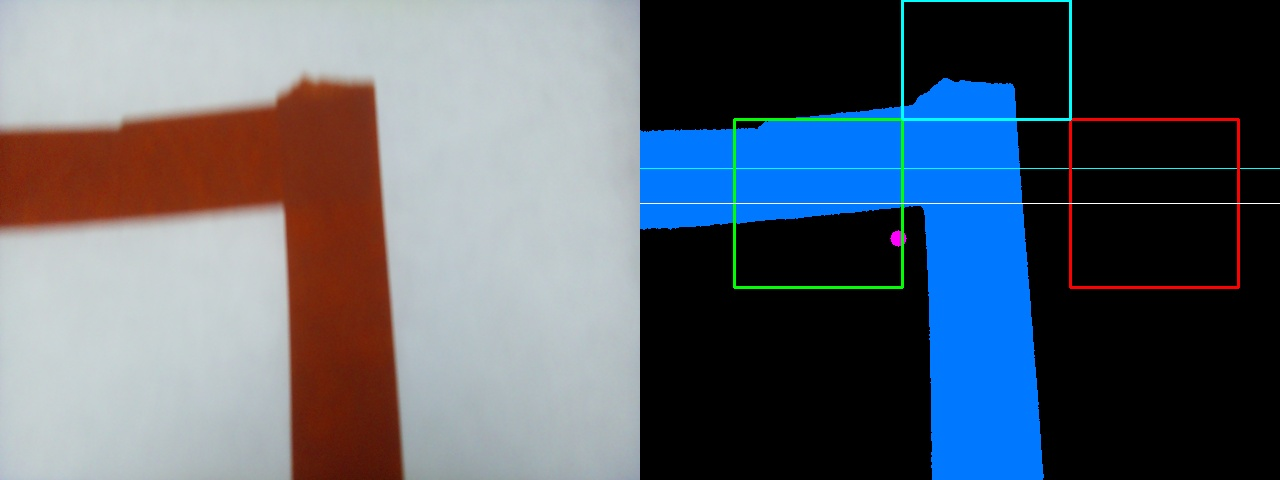
#> input picture debug_image/debug_178821656390.jpg, 1280 x 480 px, given in place of media_1788215735314.jpg, which was not available
$ python debug_intersection.py
#> lines starting #> are read from the running program, lines starting #| are printed output that depends on the picture; after the words box and inside, x2 and y2 are one past the last pixel; in counts of white or black regions, pixels touching at a corner belong together; pictures that were not available may be replaced by others from this repository, and a replacement may not be noted
### Camera.py

import os
import sys
sys.path.append("/usr/lib/python3/dist-packages")

# Set to True when connected to a monitor / desktop to see live CV window previews
ENABLE_VISUAL_PREVIEW = False

if not ENABLE_VISUAL_PREVIEW:
    os.environ["QT_QPA_PLATFORM"] = "offscreen"

# Libraries to control the camera
from picamera2 import Picamera2
import cv2
import numpy as np
from Direction import Direction

# [200 lines left out: functions SetupPICamera, RunPICamera, RunPICamera_intersection, EndPICamera, get_turn_signal, not called in this run]


def get_available_paths(
    image: np.ndarray,
    lower_blue: np.ndarray = np.array([95, 80, 50]),
    upper_blue: np.ndarray = np.array([135, 255, 255]),
    action_zone_ratio: float = 0.35,
) -> tuple[list[Direction], np.ndarray, float]:
    """
    Evaluates blue painter's tape for complex intersections (3-way, 4-way, corners).
    Uses Grid Zone Probing to sample regions around the intersection center.
    Returns a list of all available paths, a visual mask, and the shift for line-following.
    """
    h_img, w_img = image.shape[:2]
    visual_mask = np.zeros((h_img, w_img, 3), dtype=np.uint8)

    # 1. Isolate Blue Tape
    if image.ndim == 3 and image.shape[2] == 4:
        image = image[:, :, :3]
    hsv = cv2.cvtColor(image, cv2.COLOR_BGR2HSV) if image.ndim == 3 else image
    tape_mask = cv2.inRange(hsv, lower_blue, upper_blue)

    # 2. Extract largest contour
    contours, _ = cv2.findContours(tape_mask, cv2.RETR_EXTERNAL, cv2.CHAIN_APPROX_SIMPLE)
    if not contours:
        return [Direction.NO_DETECTED], visual_mask, 0.0

    largest_contour = max(contours, key=cv2.contourArea)
    if cv2.contourArea(largest_contour) < 500:
        return [Direction.NO_DETECTED], visual_mask, 0.0

    tape_binary = np.zeros_like(tape_mask)
    cv2.drawContours(tape_binary, [largest_contour], -1, 255, thickness=cv2.FILLED)
    visual_mask[tape_binary > 0] = [255, 120, 0]

    # 3. Calculate basic shift (center of mass)
    M = cv2.moments(largest_contour)
    if M["m00"] != 0:
        cx = int(M["m10"] / M["m00"])
        cy = int(M["m01"] / M["m00"])
    else:
        cx, cy = w_img // 2, h_img // 2
    shift = (cx - (w_img / 2)) / (w_img / 2)
    cv2.circle(visual_mask, (cx, cy), 8, (255, 0, 255), -1)

    # 4. Find stem (entry point at the bottom)
    y_pts, x_pts = np.where(tape_binary > 0)
    y_max = y_pts.max()
    bot_slice = tape_binary[max(0, y_max - 20) : y_max + 1, :]
    _, x_bot = np.where(bot_slice > 0)
    if len(x_bot) > 0:
        stem_cx = int(np.mean(x_bot))
        stem_width = x_bot.max() - x_bot.min()
    else:
        stem_cx = cx
        stem_width = 40

    # Prevent stem_width from being extremely small or large to keep probe boxes sane
    stem_width = max(20, min(stem_width, w_img // 4))

    # 5. Find the junction Y-level
    row_widths = np.sum(tape_binary > 0, axis=1)
    junction_y = int(np.argmax(row_widths))

    # 6. Grid-based Zone Probing
    paths = []

    def check_zone(x1, y1, x2, y2, color, threshold=0.15):
        x1, x2 = max(0, int(x1)), min(w_img, int(x2))
        y1, y2 = max(0, int(y1)), min(h_img, int(y2))

        cv2.rectangle(visual_mask, (x1, y1), (x2, y2), color, 2)

        if x1 >= x2 or y1 >= y2:
            return False

        zone = tape_binary[y1:y2, x1:x2]
        blue_pixels = np.sum(zone > 0)
        total_pixels = (x2 - x1) * (y2 - y1)

        return (blue_pixels / total_pixels) > threshold

    max_width = row_widths.max()
    has_crossbar = max_width > (stem_width * 1.5)
    action_y = int(h_img * action_zone_ratio)

    cv2.line(visual_mask, (0, action_y), (w_img, action_y), (255, 255, 0), 1)

    if has_crossbar and junction_y >= action_y:
        # Probe LEFT (Green box)
        # Maintained original gap from the stem
        x2_left = stem_cx - int(stem_width * 0.75)
        x1_left = x2_left - int(stem_width * 1.5)
        y1_lr = junction_y - int(stem_width * 0.75)
        y2_lr = junction_y + int(stem_width * 0.75)
        if check_zone(x1_left, y1_lr, x2_left, y2_lr, (0, 255, 0)):
            paths.append(Direction.LEFT)

        # Probe RIGHT (Red box)
        # Maintained original gap from the stem
        x1_right = stem_cx + int(stem_width * 0.75)
        x2_right = x1_right + int(stem_width * 1.5)
        if check_zone(x1_right, y1_lr, x2_right, y2_lr, (0, 0, 255)):
            paths.append(Direction.RIGHT)

        # Probe STRAIGHT (Cyan box)
        # Pushed slightly higher to avoid jagged tape tears on the top edge of the horizontal arm
        x1_top = stem_cx - int(stem_width * 0.75)
        x2_top = stem_cx + int(stem_width * 0.75)
        y2_top = junction_y - int(stem_width * 0.9)
        y1_top = y2_top - int(stem_width * 1.5)
        if check_zone(x1_top, y1_top, x2_top, y2_top, (255, 255, 0)):
            paths.append(Direction.STRAIGHT)

        cv2.line(visual_mask, (0, junction_y), (w_img, junction_y), (255, 255, 255), 1)
    else:
        # No intersection detected, just follow the line
        paths.append(Direction.STRAIGHT)

    if not paths:
        paths.append(Direction.STRAIGHT)

    return paths, visual_mask, shift


"""
# 1. Initialize ORB detector
orb = cv2.ORB_create(
    nfeatures=1000,
    scaleFactor=1.2,
    nlevels=8,
    edgeThreshold=15,
    patchSize=31,
    fastThreshold=20,
)

# FLANN Matcher for binary descriptors
FLANN_INDEX_LSH = 6
index_params = dict(
    algorithm=FLANN_INDEX_LSH,
    table_number=6,
    key_size=12,
    multi_probe_level=1,
)
search_params = dict(checks=50)
flann = cv2.FlannBasedMatcher(index_params, search_params)
"""

# [61 lines left out: functions create_non_tape_mask_rgb, match_places_ignore_tape_rgb, not called in this run]


#import cv2
#import numpy as np

# Initialize ORB detector with 1000 keypoints
orb = cv2.ORB_create(
    nfeatures=1000,
    scaleFactor=1.2,
    nlevels=8,
    edgeThreshold=15,
    firstLevel=0,
    WTA_K=2,
    scoreType=cv2.ORB_HARRIS_SCORE,
    patchSize=31,
    fastThreshold=20,
)

# Fast FLANN matcher for binary descriptors (LSH)
FLANN_INDEX_LSH = 6
index_params = dict(
    algorithm=FLANN_INDEX_LSH,
    table_number=6,
    key_size=12,
    multi_probe_level=1,
)
search_params = dict(checks=50)
flann = cv2.FlannBasedMatcher(index_params, search_params)


# [50 lines left out: function match_places_orb, not called in this run]

### debug_intersection.py
import cv2
import numpy as np
import sys
from Camera import get_available_paths

def test_image(image_path):
    img = cv2.imread(image_path)
    if img is None:
        print(f"Failed to load {image_path}")
        return
    paths, mask, shift = get_available_paths(img)
    print(f"Paths for {image_path}: {[p.name for p in paths]}")
    cv2.imwrite(f"debug_{image_path.split('/')[-1]}", mask)

test_image("/Users/andrewtrinh/.gemini/antigravity/brain/901f75bb-77f5-4382-a801-7889162a3208/.user_uploaded/media_1788215735314.jpg")
#> in test_image, img is the input picture: shape (480, 1280, 3); mean B, G, R 109, 97, 88.6
#> in get_available_paths, `hsv = cv2.cvtColor(image, cv2.COLOR_BGR2HSV) if image.ndim == 3 else i..`: hsv: shape (480, 1280, 3); mean H, S, V 52.5, 71.1, 122
#> in get_available_paths, `tape_mask = cv2.inRange(hsv, lower_blue, upper_blue)`:
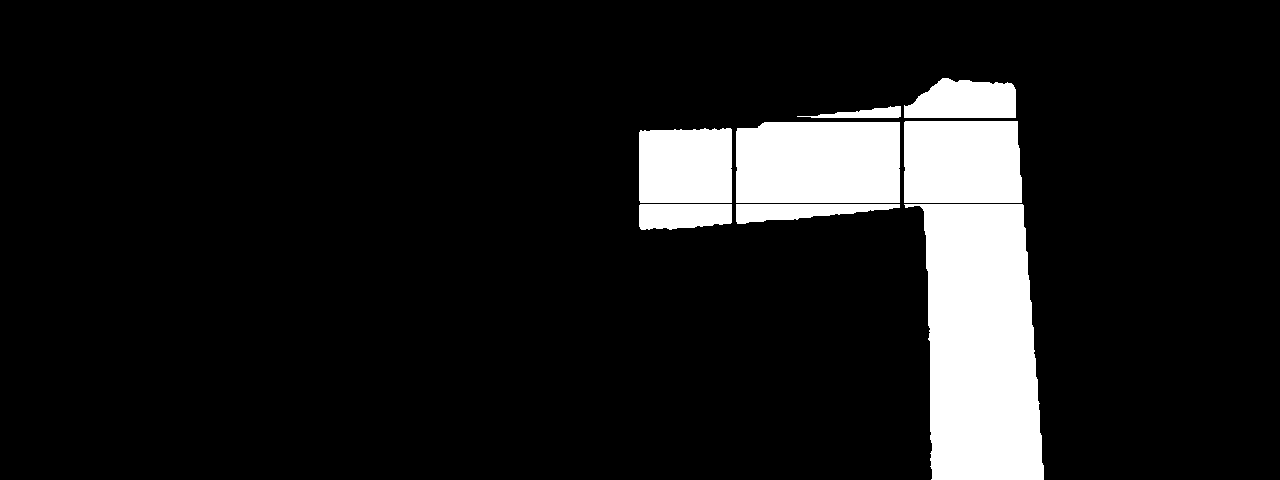
#> tape_mask: shape (480, 1280); 10.9% white; 8 white regions
#> in get_available_paths, `contours, _ = cv2.findContours(tape_mask, cv2.RETR_EXTERNAL, cv2.CHAIN..`: contours = 8 contours; box (x1, y1, x2, y2) and area: (904, 204, 1044, 480) 28759, (736, 122, 900, 203) 12888, (904, 121, 1022, 203) 9314, (639, 128, 732, 203) 6656, (904, 78, 1016, 118) 3468, (639, 204, 732, 230) 2054, (736, 204, 900, 224) 1848, (797, 106, 901, 118) 538
#> in get_available_paths, `largest_contour = max(contours, key=cv2.contourArea)`: largest_contour = contour of 102 points, box (x1, y1, x2, y2) (904, 204, 1044, 480), area 28759
#> in get_available_paths, `cv2.drawContours(tape_binary, [largest_contour], -1, 255, thickness=cv..`: tape_binary: shape (480, 1280); 4.7% white; 1 white region, box (x1, y1, x2, y2) and area: (904, 204, 1044, 480) 29158
#> in get_available_paths, `M = cv2.moments(largest_contour)`: M = moments, m00 28759, centre m10/m00, m01/m00 = (980.8, 344.3)
#> in get_available_paths, `cx = int(M["m10"] / M["m00"])`: cx = 980
#> in get_available_paths, `cy = int(M["m01"] / M["m00"])`: cy = 344
#> in get_available_paths, `shift = (cx - (w_img / 2)) / (w_img / 2)`: shift = 0.531
#> in get_available_paths, `y_max = y_pts.max()`: y_max = 479
#> in get_available_paths, `_, x_bot = np.where(bot_slice > 0)`: x_bot = 2356 values, max 1043 at index 782, min 930 at index 0, mean 986.9
#> in get_available_paths, `stem_cx = int(np.mean(x_bot))`: stem_cx = 986
#> in get_available_paths, `stem_width = x_bot.max() - x_bot.min()`: stem_width = 113
#> in get_available_paths, `row_widths = np.sum(tape_binary > 0, axis=1)`: row_widths = 480 values, max 119 at index 204, min 0 at index 0, mean 60.75
#> in get_available_paths, `junction_y = int(np.argmax(row_widths))`: junction_y = 204
#> in get_available_paths, `max_width = row_widths.max()`: max_width = 119
#> in get_available_paths, `has_crossbar = max_width > (stem_width * 1.5)`: has_crossbar = False
#> in get_available_paths, `cv2.line(visual_mask, (0, action_y), (w_img, action_y), (255, 255, 0),..`:
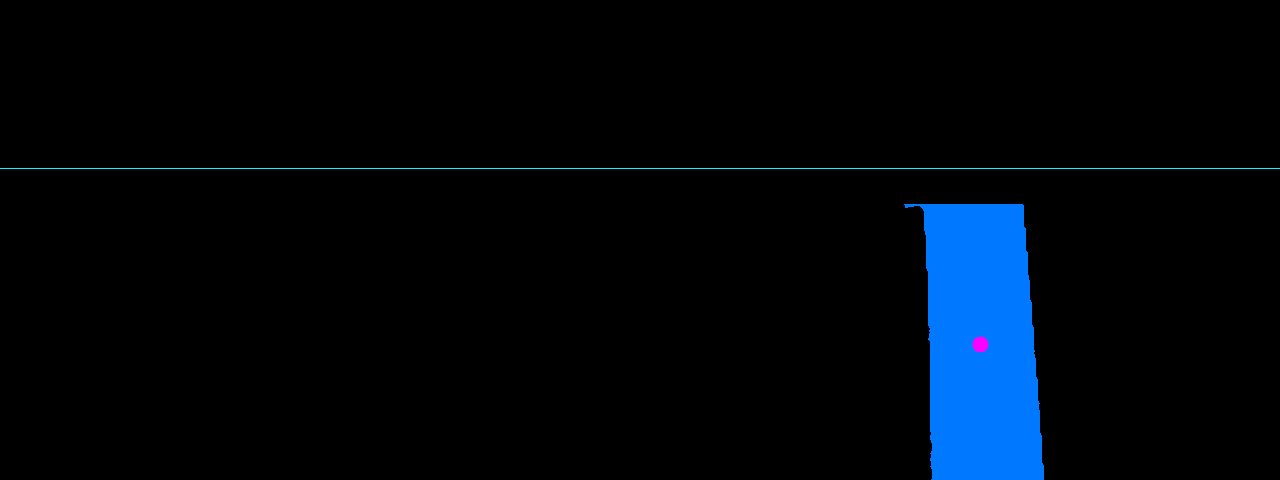
#> visual_mask: shape (480, 1280, 3); mean of channels 0, 1, 2 12.6, 6.2, 0.1; drawn as B, G, R
#> in test_image, `paths, mask, shift = get_available_paths(img)`: paths = 1 item; shift = 0.531
#| Paths for /Users/andrewtrinh/.gemini/antigravity/brain/901f75bb-77f5-4382-a801-7889162a3208/.user_uploaded/media_1788215735314.jpg: ['STRAIGHT']
test_image("/Users/andrewtrinh/.gemini/antigravity/brain/901f75bb-77f5-4382-a801-7889162a3208/.user_uploaded/media_1788215747628.jpg")
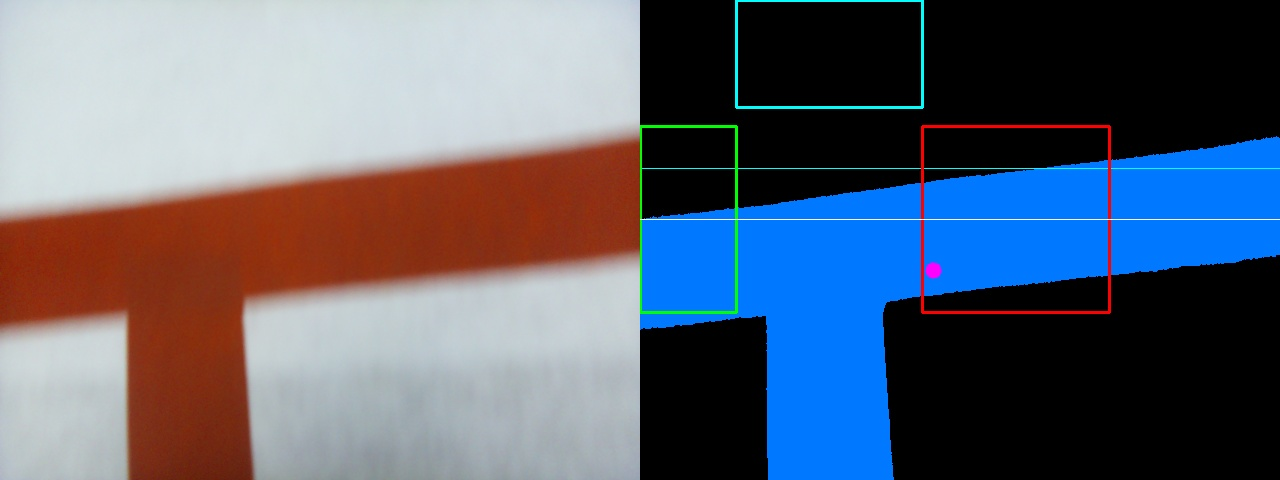
#> input picture debug_image/debug_178821721039.jpg, 1280 x 480 px, given in place of media_1788215747628.jpg, which was not available
#> in test_image, img is the input picture: shape (480, 1280, 3); mean B, G, R 114.6, 98.3, 90.7
#> call 2 of get_available_paths, with lower_blue = array of shape (3,), upper_blue = array of shape (3,), action_zone_ratio = 0.35
#> in get_available_paths (call 2), `hsv = cv2.cvtColor(image, cv2.COLOR_BGR2HSV) if image.ndim == 3 else i..`: hsv: shape (480, 1280, 3); mean H, S, V 53.4, 90.1, 133.8
#> in get_available_paths (call 2), `tape_mask = cv2.inRange(hsv, lower_blue, upper_blue)`:
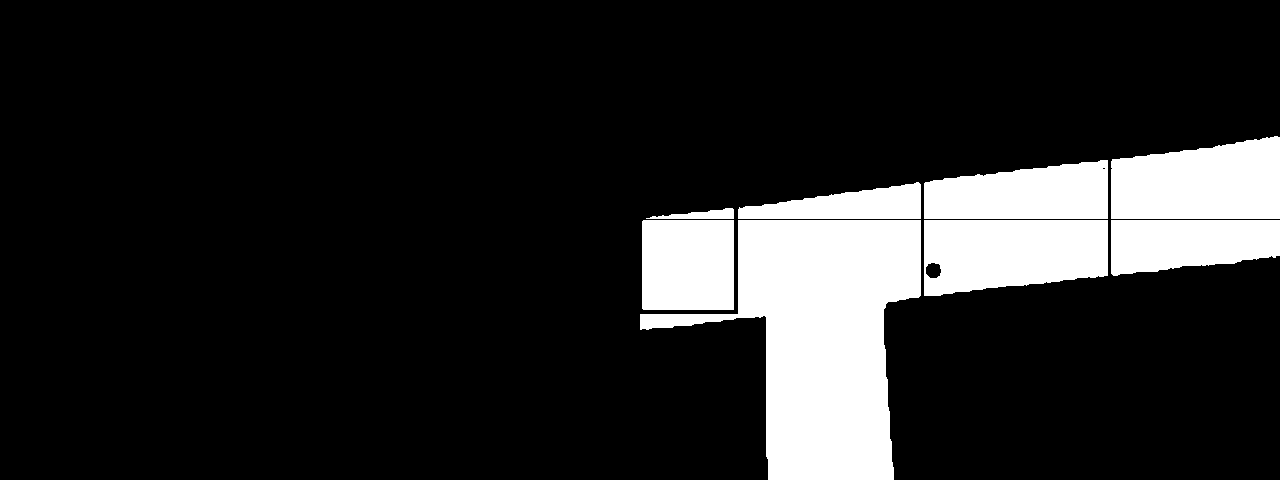
#> tape_mask: shape (480, 1280); 15% white; 8 white regions
#> in get_available_paths (call 2), `contours, _ = cv2.findContours(tape_mask, cv2.RETR_EXTERNAL, cv2.CHAIN..`: contours = 8 contours; box (x1, y1, x2, y2) and area: (640, 220, 921, 480) 37586, (924, 220, 1108, 296) 11902, (1111, 136, 1280, 219) 11662, (924, 160, 1108, 219) 8676, (642, 220, 734, 310) 8098, (1111, 220, 1280, 276) 7610, (738, 182, 921, 219) 4130, (646, 208, 734, 219) 448
#> in get_available_paths (call 2), `largest_contour = max(contours, key=cv2.contourArea)`: largest_contour = contour of 82 points, box (x1, y1, x2, y2) (640, 220, 921, 480), area 37586
#> in get_available_paths (call 2), `cv2.drawContours(tape_binary, [largest_contour], -1, 255, thickness=cv..`:
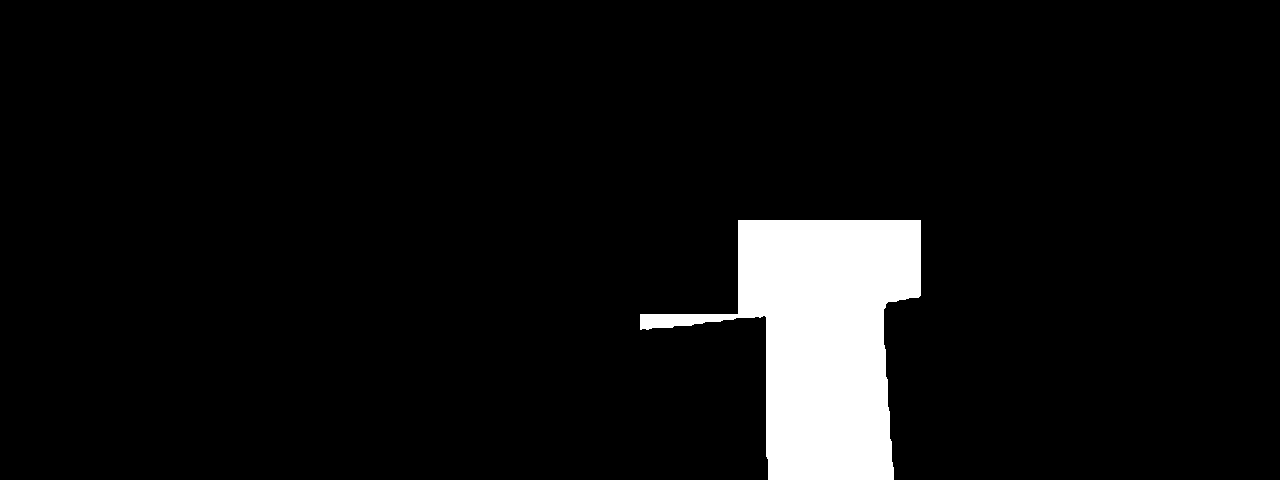
#> tape_binary: shape (480, 1280); 6.2% white; 1 white region, box (x1, y1, x2, y2) and area: (640, 220, 921, 480) 38130
#> in get_available_paths (call 2), `M = cv2.moments(largest_contour)`: M = moments, m00 37586, centre m10/m00, m01/m00 = (822.8, 337.3)
#> in get_available_paths (call 2), `cx = int(M["m10"] / M["m00"])`: cx = 822
#> in get_available_paths (call 2), `cy = int(M["m01"] / M["m00"])`: cy = 337
#> in get_available_paths (call 2), `shift = (cx - (w_img / 2)) / (w_img / 2)`: shift = 0.284
#> in get_available_paths (call 2), `_, x_bot = np.where(bot_slice > 0)`: x_bot = 2635 values, max 893 at index 1122, min 768 at index 0, mean 830.2
#> in get_available_paths (call 2), `stem_cx = int(np.mean(x_bot))`: stem_cx = 830
#> in get_available_paths (call 2), `stem_width = x_bot.max() - x_bot.min()`: stem_width = 125
#> in get_available_paths (call 2), `row_widths = np.sum(tape_binary > 0, axis=1)`: row_widths = 480 values, max 244 at index 314, min 0 at index 0, mean 79.44
#> in get_available_paths (call 2), `junction_y = int(np.argmax(row_widths))`: junction_y = 314
#> in get_available_paths (call 2), `max_width = row_widths.max()`: max_width = 244
#> in get_available_paths (call 2), `has_crossbar = max_width > (stem_width * 1.5)`: has_crossbar = True
#> in get_available_paths (call 2), `x2_left = stem_cx - int(stem_width * 0.75)`: x2_left = 737
#> in get_available_paths (call 2), `x1_left = x2_left - int(stem_width * 1.5)`: x1_left = 550
#> in get_available_paths (call 2), `y1_lr = junction_y - int(stem_width * 0.75)`: y1_lr = 221
#> in get_available_paths (call 2), `y2_lr = junction_y + int(stem_width * 0.75)`: y2_lr = 407
#> in check_zone, `x1, x2 = max(0, int(x1)), min(w_img, int(x2))`: x1 = 550; x2 = 737
#> in check_zone, `y1, y2 = max(0, int(y1)), min(h_img, int(y2))`: y1 = 221; y2 = 407
#> in check_zone, `zone = tape_binary[y1:y2, x1:x2]`:
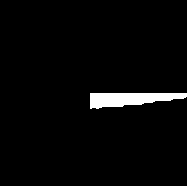
#> zone: shape (186, 187); 3% white; 1 white region, box (x1, y1, x2, y2) and area: (90, 93, 187, 109) 1060
#> in check_zone, `blue_pixels = np.sum(zone > 0)`: blue_pixels = 1060
#> in check_zone, `total_pixels = (x2 - x1) * (y2 - y1)`: total_pixels = 34782
#> in get_available_paths (call 2), `x1_right = stem_cx + int(stem_width * 0.75)`: x1_right = 923
#> in get_available_paths (call 2), `x2_right = x1_right + int(stem_width * 1.5)`: x2_right = 1110
#> in check_zone (call 2), `zone = tape_binary[y1:y2, x1:x2]`: zone: shape (186, 187); every value is 0
#> in get_available_paths (call 2), `x1_top = stem_cx - int(stem_width * 0.75)`: x1_top = 737
#> in get_available_paths (call 2), `x2_top = stem_cx + int(stem_width * 0.75)`: x2_top = 923
#> in get_available_paths (call 2), `y2_top = junction_y - int(stem_width * 0.9)`: y2_top = 202
#> in get_available_paths (call 2), `y1_top = y2_top - int(stem_width * 1.5)`: y1_top = 15
#> in check_zone (call 3), `zone = tape_binary[y1:y2, x1:x2]`: zone: shape (187, 186); every value is 0
#> in get_available_paths (call 2), `cv2.line(visual_mask, (0, junction_y), (w_img, junction_y), (255, 255,..`:
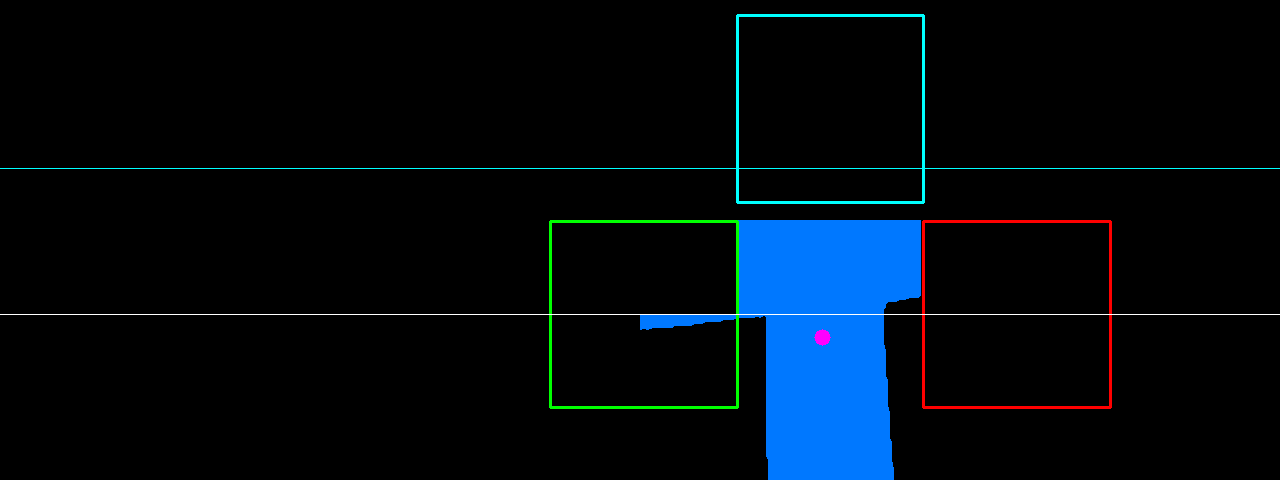
#> visual_mask: shape (480, 1280, 3); mean of channels 0, 1, 2 17.7, 10.3, 1.5; drawn as B, G, R
#> in test_image (call 2), `paths, mask, shift = get_available_paths(img)`: shift = 0.284
#| Paths for /Users/andrewtrinh/.gemini/antigravity/brain/901f75bb-77f5-4382-a801-7889162a3208/.user_uploaded/media_1788215747628.jpg: ['STRAIGHT']
